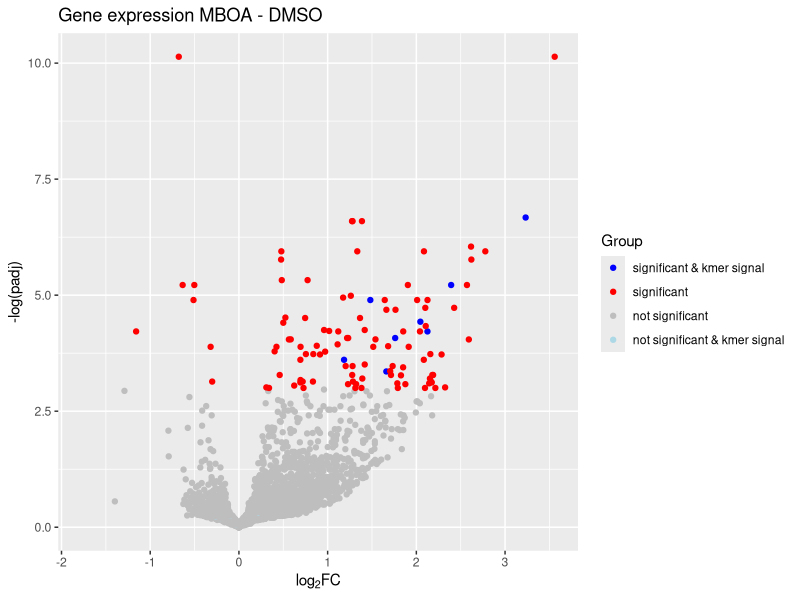
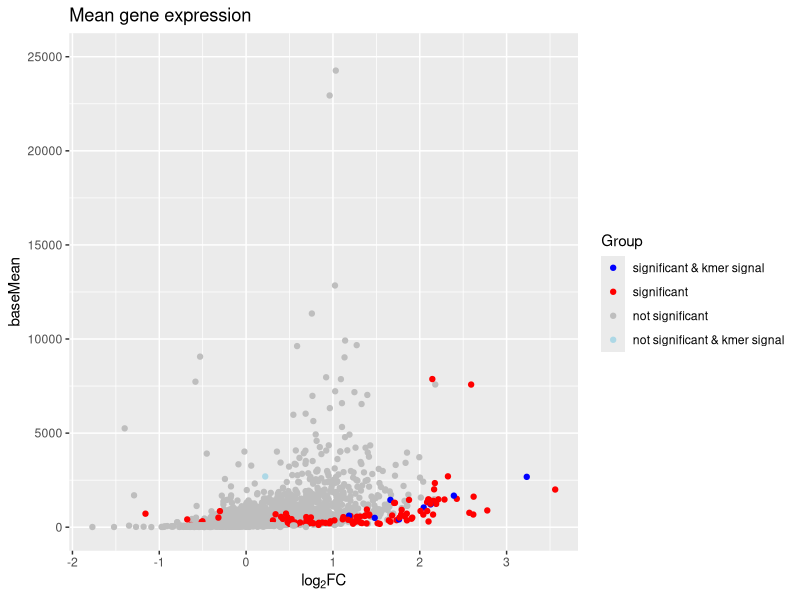
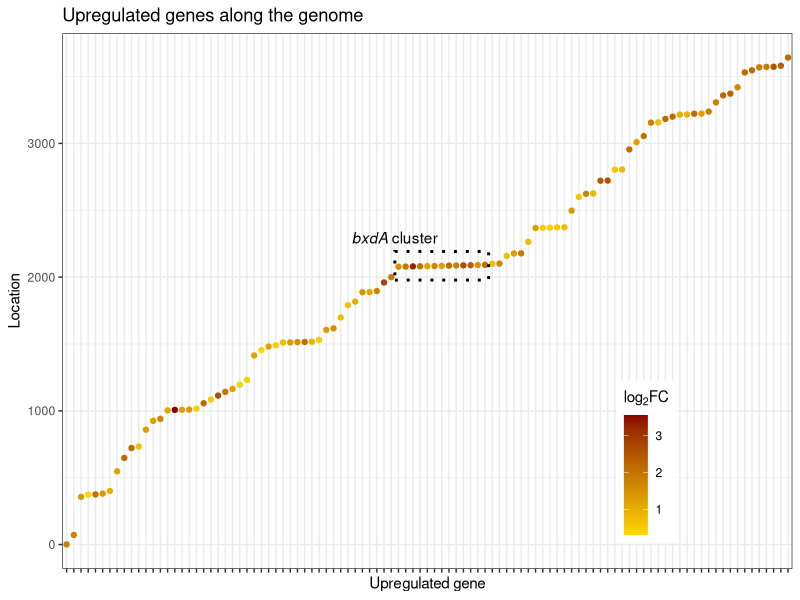

Here is the R script that generated these plots, in order: (Note: this script raises an error after producing the figures.)
## ---- chunk 1
knitr::opts_chunk$set(echo = TRUE)
## ---- chunk 2
rm(list = ls())
## ---- chunk 3
# install.packages("tidyverse")
# install.packages("magrittr")
# install.packages("readxl")
# install.packages("ggpubr")
# install.packages("knitr")
## ---- chunk 4
library("tidyverse")
library("magrittr")
library("readxl")
library("ggpubr")
library("knitr")

## ---- chunk 5
#RNAseq output
genes <- readxl::read_xlsx("Input/DatasetS4_RNAseq_LMB2_corrected.xlsx", na = 'NA')

genes$location <- genes$gene
genes$location <- gsub("LMB2-1.2_", "", genes$location)
genes %<>% mutate(location = as.numeric(location))

#bxd gene cluster
bxdcluster <- read.csv("Input/bxd_cluster.csv", header = T)

## ---- chunk 6

genes_sig <- genes %>% filter(padj < 0.05)
genes_sig_cluster <- genes_sig %>% filter(gene %in% bxdcluster$Gene_Identifier)

genes_cluster <- genes %>% filter(gene %in% bxdcluster$Gene_Identifier)

genes_sig$gene %>% length()

genes_sig_pos <- genes_sig %>% filter(log2FoldChange > 0)
genes_sig_pos$gene %>% length()
## ---- chunk 7
genes_sig_pos %<>% mutate(cluster = case_when(gene %in% genes_cluster$gene ~ "cluster",
                                             !gene %in% genes_cluster$gene ~ "not cluster",))
## ---- chunk 8
kmer_sig <- read_excel("Input/DatasetS3_kmer_LMB2_corrected.xlsx")
genes_kmer <- kmer_sig$Gene

## ---- chunk 9
significant <- setdiff(genes_sig$gene, genes_kmer)
significantKmer <- intersect(genes_sig$gene, genes_kmer)
kmeronly <- setdiff(genes_kmer, genes_sig$gene)

# add the grouping to the RNAseq
genes$Group <- "not significant"
genes$Group[genes$gene %in% significant] <- "significant"
genes$Group[genes$gene %in% kmeronly] <- "not significant & kmer signal"
genes$Group[genes$gene %in% significantKmer] <- "significant & kmer signal"

genes$Group <- factor(genes$Group, levels = c("significant & kmer signal",
                                              "significant",
                                              "not significant",
                                              "not significant & kmer signal"))
## ---- chunk 10
panel_c <- ggplot(genes, aes(x = log2FoldChange, y = -log(padj)))+
  geom_point(aes(color = Group))+
  scale_color_manual(values = c("blue","red", "grey","lightblue"))+
  labs(title = "Gene expression MBOA - DMSO",
       x = expression(paste(log[2], "FC", sep = "")))

panel_c

panel_d_sub <-  ggplot(genes, aes(x = log2FoldChange, y = baseMean))+
  geom_point(aes(color = Group))+
  scale_color_manual(values = c("blue","red", "grey","lightblue"))+
  scale_y_continuous(limits = c(0,25000))+
  labs(title = "Mean gene expression",
       x = expression(paste(log[2], "FC", sep = "")))

panel_d_sub

panelcd <- ggarrange(panel_c, panel_d_sub, nrow = 2, common.legend = T, align = "v", labels = c("c", "d"), legend = "bottom")

genes %>% group_by(Group) %>% summarise(n = n())
## ---- chunk 11
bxd_cluster_sorted <- genes_cluster %>% dplyr::arrange(location)
padding <- 100

genes_reg_cluster <- genes_sig_pos %>% 
  ggplot(aes(x = gene, y = location)) + 
  geom_point(aes(colour = log2FoldChange)) +
  scale_colour_gradient(low = "gold", high = "darkred") +
  theme_bw() +
  theme(axis.text.x=element_blank())+
  annotate("rect", xmin = which(levels(factor(genes_sig_pos$gene)) == bxd_cluster_sorted$gene %>% min()) -0.5, 
           xmax = which(levels(factor(genes_sig_pos$gene)) == bxd_cluster_sorted$gene %>% max()) +0.5, 
           ymin = bxd_cluster_sorted$location %>% min() -padding , ymax = bxd_cluster_sorted$location %>% max() +padding,
           alpha = .1, color = "black", fill = NA, linetype = "dotted", linewidth = 1)+
  labs(title = "Upregulated genes along the genome",   
       y = "Location", 
       x = "Upregulated gene",
       color = expression(paste(log[2], "FC", sep = "")))+
    theme(legend.position = c(0.8, 0.2))+
    annotate("text", x = which(levels(factor(genes_sig_pos$gene)) == bxd_cluster_sorted$gene %>% min()) -0.5, 
             y = bxd_cluster_sorted$location %>% max() +padding +100 ,
             label = expression(italic("bxdA")~"cluster"))

genes_reg_cluster

## ---- chunk 12
panels_c_to_e <- ggarrange(panelcd, genes_reg_cluster, ncol = 2, labels = c("", "e"), align = "v")

ggsave(plot = panels_c_to_e, filename = "FigS9c_to_e.svg", width = 17, height = 11, dpi = 300, scale = 2, units = "cm")

## ---- chunk 13
sessionInfo()
